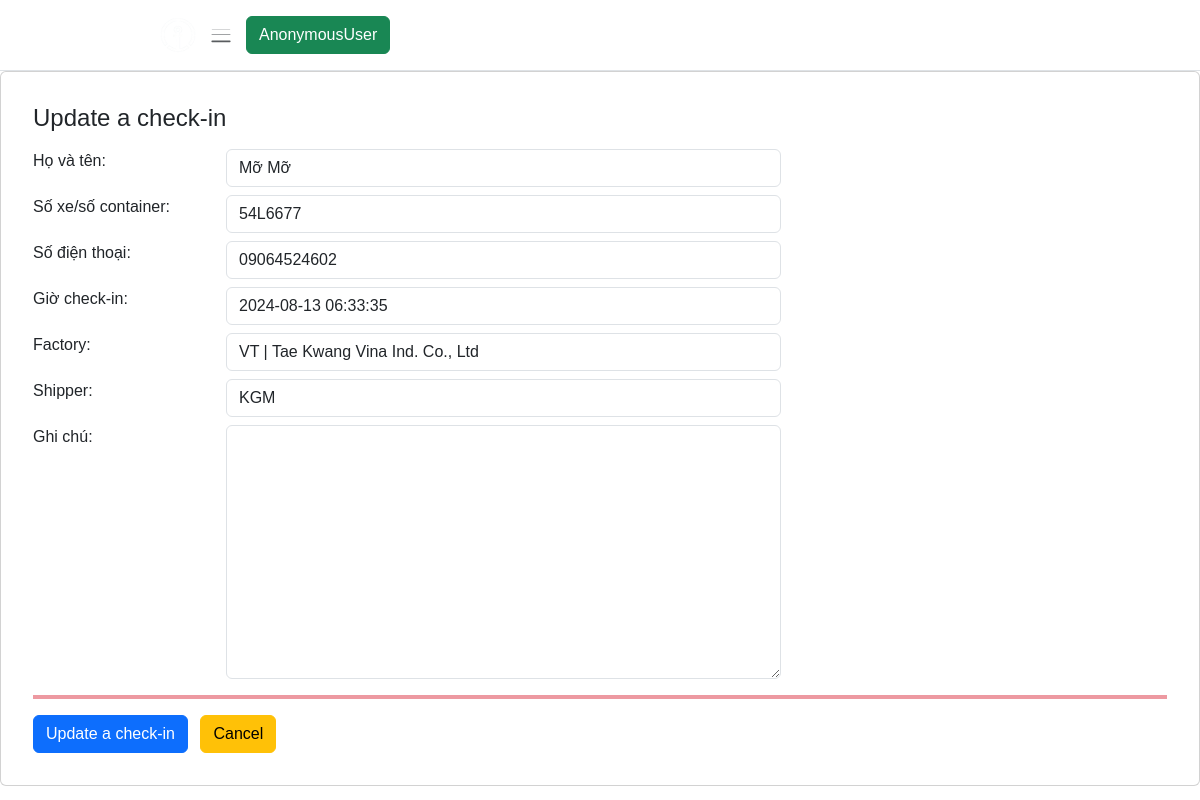
Screenshot of /checkin/update/2/ with the database file from the repository.
### checkin/models.py (models this page shows, shortened)
class Checkin(models.Model):
    driver_name = models.CharField("Họ và tên", max_length=32)
    truck_number = models.CharField("Số xe/số container", max_length=32)
    phone_number = models.CharField("Số điện thoại", max_length=32)
    checkin_time = models.DateTimeField("Giờ check-in", default=timezone.now)
    factory = models.ForeignKey(Factory, blank=True, null=True, on_delete=models.CASCADE)
    shipper = models.CharField("Shipper", max_length=100, blank=True, null=True)
    remark = models.TextField("Ghi chú", max_length=1024, blank=True, null=True)

### checkin/views.py (the view)
# urls.py: path("update/<int:pk>/", views.CheckinUpdate.as_view(), name="checkin-update"),
class CheckinUpdate(generic.UpdateView, LoginRequiredMixin):
    model = Checkin
    template_name = 'checkin-update.html'
    form_class = CheckinForm
    success_message = "Updated successfully!"
    success_url = reverse_lazy('checkin:checkin-view')

### checkin/forms.py
class CheckinForm(ModelForm):
    def __init__(self, *args, **kwargs):
        super(CheckinForm, self).__init__(*args, **kwargs)
        for visible in self.visible_fields():
            visible.field.widget.attrs['class'] = 'form-control'
    class Meta:
        model = Checkin
        fields = "__all__"

### factory/models.py (called while the page is built)
    def __str__(self):
        return f"{self.factory_code} | {self.factory_name}"

### checkin/templates/checkin-update.html (shortened to what this page needs)
{% extends 'base.html' %}
{% block content %}
    <div class="card p-3">
        <div class="card-body">
            <h4 class="mb-3">Update a check-in</h4>
            {% include "form.html" with form_name="Update a check-in" %}
        </div>
    </div>
{% endblock content %}

### templates/form.html (shortened to what this page needs)
<form method="POST" action="">
    {% for field in form %}
    <div class="mb-2 row">
      <div class="col-sm-2">
        {{ field.label_tag }}
      </div>
      <div class="col-sm-10 col-md-8 col-lg-6">
        {{ field }}
      </div>
    </div>
    {% endfor %}
      <hr class="border border-danger border-2 opacity-50">
    <button type="submit" class="btn btn-primary">{{ form_name }}</button>
    <a href="{{ request.META.HTTP_REFERER }}" class="btn btn-warning mx-2">Cancel</a>
  </form>

### static/css/styles.css (style rules this page uses)
* { margin: 0; padding: 0; box-sizing: border-box; font-family: Arial, Helvetica, sans-serif; }

### rows the page displays
Checkin: form "Mỡ Mỡ" "54L6677" "09064524602" "2024-08-13 06:33:35" "VT | Tae Kwang Vina Ind. Co., Ltd" "KGM"

### other values shown
{{ request.user }} "AnonymousUser"
{{ field.label_tag }} "Họ và tên:" "Số xe/số container:" "Số điện thoại:" "Giờ check-in:" "Factory:" "Shipper:" "Ghi chú:"
